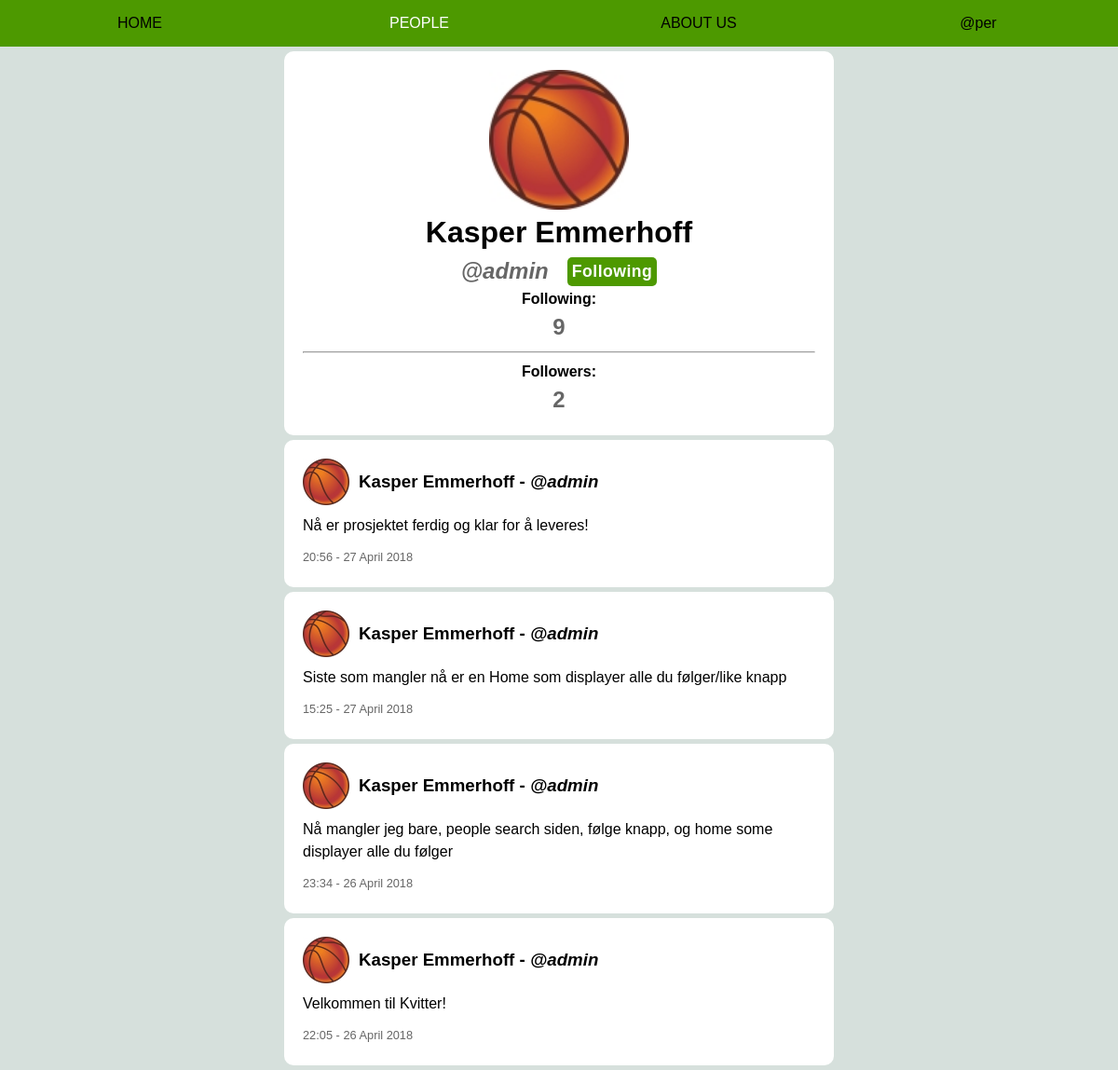
The page /user.php?u=admin (signed in) on the database its author committed.
### tables this page shows
CREATE TABLE `users` (
  `user_id` int(11) NOT NULL,
  `username` varchar(255) NOT NULL,
  `f_name` varchar(255) NOT NULL,
  `l_name` varchar(255) NOT NULL,
  `email` varchar(255) NOT NULL,
  `pic` varchar(11) NOT NULL DEFAULT '1.jpg',
  `u_type` int(11) NOT NULL DEFAULT '1',
  `password` varchar(255) NOT NULL,
  `creationtime` datetime NOT NULL
);

CREATE TABLE `posts` (
  `post_id` int(11) NOT NULL,
  `post_text` varchar(600) NOT NULL,
  `posttime` varchar(30) NOT NULL,
  `user_id` int(11) NOT NULL
);

### include/info.inc.php (called while the page is built, shortened)
<?php
	if (isset($_SESSION['login'])){
		$user = $_SESSION['login'];
	}
	else {
		header("Location: welcome.php");
	}
?>

### user.php (the view, shortened to what this page needs)
<?php
	include("include/connect.inc.php");
	include("include/info.inc.php");
	$u = $_GET["u"];
	$uescape = mysqli_real_escape_string($con, $u);
	$uurl = urlencode($u);
	$userescape = mysqli_real_escape_string($con, $user);
	$sql = "SELECT username, f_name, l_name, pic FROM users WHERE username = '$uescape'";
	$result = $con->query($sql);
	$rad = $result->fetch_assoc();
	$sqlutype = "SELECT u_type FROM users WHERE username='$uescape'";
	$resultutype = $con->query($sqlutype);
	$radutype = $resultutype->fetch_assoc();
	$utype = $radutype['u_type'];
	$username = $rad['username'];
	$f_name = $rad['f_name'];
	$l_name = $rad['l_name'];
	$pic = $rad['pic'];
	$usernameescape = htmlspecialchars($username);
	$f_nameescape = htmlspecialchars($f_name);
	$l_nameescape = htmlspecialchars($l_name);
	$sql5 = "SELECT follow.user_id, follow.user_id_follow FROM follow WHERE follow.user_id=(SELECT users.user_id FROM users where users.username='$userescape') AND follow.user_id_follow=(SELECT users.user_id FROM users WHERE users.username='$uescape')";
	$result5 = $con->query($sql5);
	if (mysqli_num_rows($result5)){
		$follow = "<input type='hidden' name='unfollow' value='$u'><input id='followbutton' type='submit' value='Following'>";
	}
	else {
		$follow = "<input type='hidden' name='follow' value='$u'><input id='followbutton' type='submit' style='color: #4d9900; background-color: #fff; border: 2px solid #4d9900;' value='Follow +'>";
	}
?>
<!DOCTYPE html>
<html lang="en">
<head>
	<link rel="stylesheet" type="text/css" href="css/main.css">
	<link rel="stylesheet" type="text/css" href="css/user.css">
</head>
<body>
	<?php include("include/header.inc.php"); ?>
	<div class="container">
		<div class="box userpage">
			<div class="userdiv">
				<img src="media/profilepics/<?php echo $pic;?>" width="150" alt='picture' height="150">
			</div>
			<h1 class="nameverified"> <?php echo "$f_nameescape $l_nameescape";?><?php if($utype>=2){echo "<img class='verified' width='35' height='35' src=media/icons/verified.png>";}?></h1>
			<div class='followbox'>
				<div><h2><i><?php echo "@$usernameescape";?></i></h2></div>
				<?php
					if ($u != $user){
						echo "<form action='user.php?u=$uurl' method='POST'>$follow</form>\n";
					}
				?>
			</div>
			<div class='followfollowers'>
				<div class=following>
					<h4> Following: </h4>
					<h2>
					<?php
						$sql8 = "SELECT * FROM follow WHERE user_id = (SELECT user_id FROM users WHERE username='$uescape')";
						$result8 = $con->query($sql8);
						echo mysqli_num_rows($result8);
					?>
					</h2>
				</div>
				<hr>
				<div class=followers>
					<h4> Followers: </h4>
					<h2>
					<?php
						$sql8 = "SELECT * FROM follow WHERE user_id_follow = (SELECT user_id FROM users WHERE username='$uescape')";
						$result8 = $con->query($sql8);
						echo mysqli_num_rows($result8);
					?>
					</h2>
				</div>
			</div>
		</div>
		<?php
			$sql3 = "SELECT f_name, l_name, username, pic, post_text, post_id, posttime, u_type FROM users JOIN posts ON users.user_id=posts.user_id WHERE username='$uescape' ORDER BY posts.post_id DESC";
			$result3 = $con->query($sql3);
			while ($rad3 = $result3->fetch_assoc()){
				$userfirst = htmlspecialchars($rad3['f_name']);
				$userlast = htmlspecialchars($rad3['l_name']);
				$useruser = htmlspecialchars($rad3['username']);
				$userpic = $rad3['pic'];
				$post_text = htmlspecialchars($rad3['post_text']);
				$posttime = $rad3['posttime'];
				$utype = $rad3['u_type'];
				echo "<div class='box'>\n";
					echo "<div class='navn'>\n";
						echo "<img src='media/profilepics/$userpic' alt='picture' width='50' height='50'>\n";
						if($utype>=2){echo "<h3> $userfirst $userlast</h3><img class='verified' width='22' height='22' src=media/icons/verified.png><h3><i>- @$useruser</i></h3>\n";}
						else {echo "<h3> $userfirst $userlast - <i>@$useruser</i></h3>\n";}
					echo "</div>\n";
					echo "<div class='text'>\n";
						echo "<p> $post_text </p>\n";
					echo "</div>\n";
					echo "<div class='dato'>\n";
						echo "<p> $posttime </p>\n";
					echo "</div>\n";
				echo "</div>\n";
			}
		?>
	</div>
</body>
</html>

### css/main.css (style rules this page uses)
html, body, h1, h2, h3, h4, h5, h6, p, a, div, span, ul, ol, li, table, td, th, tr, form, input, label, video, img { margin: 0; padding: 0; }
h1, h2, h3, h4, h5, h6, p, li, td, th, label { word-wrap: break-word; }
body { font-family: Arial, sans-serif; background-color: #D6E0DC; }
input[type=text], input[type=password], input[type=submit] { -webkit-appearance: none; -moz-appearance: none; appearance: none; }
.container { margin: 0 auto; padding-top: 50px; max-width: 600px; }
.box { background-color: #fff; border-radius: 10px; padding: 20px; margin: 5px; line-height: 150%; }
.box h1, .box h2 { line-height: 150%; }

### css/user.css (style rules this page uses)
.userpage { display: flex; flex-direction: column; text-align: center; }
.userpage .userdiv { display: flex; flex-direction: row; justify-content: space-between; - }
.userpage .userdiv img { margin: 0 auto; }
.userpage h2 { color: #666; }
form { display: flex; flex-direction: column; }
form input, form textarea { padding: 10px; font-size: 110%; border: 1px solid #4d9900; border-radius: 5px; flex: 1; }
input[type=submit] { font-size: 150%; font-weight: bold; letter-spacing: 0.5px; color: #fff; background-color: #4d9900; border: none; margin-top: 5px; }
.navn { display: flex; align-items: center; }
.navn h3 { margin-left: 10px; min-width: 50%; }
.dato p { color: #666; font-size: 80%; }
.box .text { margin: 10px auto; }
.followbox { display: flex; justify-content: center; align-items: center; }
.followbox input[type=submit] { font-size: 110%; padding: 5px; margin: 0 0 0 20px; }

### rows shown on the page
users: pic (picture), f_name "Kasper", l_name "Emmerhoff", username "admin"
posts: user.pic (picture), user.f_name "Kasper", user.l_name "Emmerhoff", user.username "admin", post_text "Nå er prosjektet ferdig og klar for å leveres!", posttime "20:56 - 27 April 2018"
posts: user.pic (picture), user.f_name "Kasper", user.l_name "Emmerhoff", user.username "admin", post_text "Siste som mangler nå er en Home som displayer alle du følger/like knapp", posttime "15:25 - 27 April 2018"
posts: user.pic (picture), user.f_name "Kasper", user.l_name "Emmerhoff", user.username "admin", post_text "Nå mangler jeg bare, people search siden, følge knapp, og home some displayer alle du følger", posttime "23:34 - 26 April 2018"
posts: user.pic (picture), user.f_name "Kasper", user.l_name "Emmerhoff", user.username "admin", post_text "Velkommen til Kvitter!", posttime "22:05 - 26 April 2018"

### other values the page prints
$usere "per"
mysqli_num_rows($result8) "9"
mysqli_num_rows($result8) "2"
